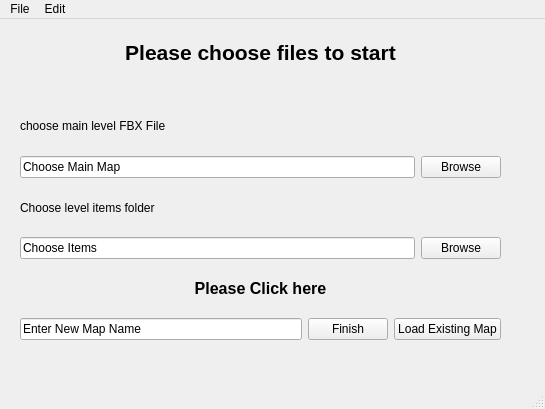
<?xml version="1.0" encoding="UTF-8"?>
<ui version="4.0">
 <class>MainWindow</class>
 <widget class="QMainWindow" name="MainWindow">
  <property name="geometry">
   <rect>
    <x>0</x>
    <y>0</y>
    <width>545</width>
    <height>409</height>
   </rect>
  </property>
  <property name="windowTitle">
   <string>MainWindow</string>
  </property>
  <widget class="QWidget" name="centralwidget">
   <widget class="QWidget" name="verticalLayoutWidget">
    <property name="geometry">
     <rect>
      <x>20</x>
      <y>10</y>
      <width>481</width>
      <height>311</height>
     </rect>
    </property>
    <layout class="QVBoxLayout" name="verticalLayout">
     <item>
      <widget class="QLabel" name="label">
       <property name="text">
        <string>&lt;html&gt;&lt;head/&gt;&lt;body&gt;&lt;p align=&quot;center&quot;&gt;&lt;span style=&quot; font-size:16pt; font-weight:600;&quot;&gt;Please choose files to start&lt;/span&gt;&lt;/p&gt;&lt;/body&gt;&lt;/html&gt;</string>
       </property>
      </widget>
     </item>
     <item>
      <spacer name="horizontalSpacer">
       <property name="orientation">
        <enum>Qt::Horizontal</enum>
       </property>
       <property name="sizeHint" stdset="0">
        <size>
         <width>40</width>
         <height>20</height>
        </size>
       </property>
      </spacer>
     </item>
     <item>
      <widget class="QLabel" name="label_2">
       <property name="text">
        <string>choose main level FBX File</string>
       </property>
      </widget>
     </item>
     <item>
      <layout class="QHBoxLayout" name="horizontalLayout">
       <item>
        <widget class="QLineEdit" name="lineEdit">
         <property name="text">
          <string>Choose Main Map</string>
         </property>
        </widget>
       </item>
       <item>
        <widget class="QPushButton" name="pushButton">
         <property name="text">
          <string>Browse</string>
         </property>
        </widget>
       </item>
      </layout>
     </item>
     <item>
      <widget class="QLabel" name="label_3">
       <property name="text">
        <string>Choose level items folder</string>
       </property>
      </widget>
     </item>
     <item>
      <layout class="QHBoxLayout" name="horizontalLayout_2">
       <item>
        <widget class="QLineEdit" name="directoryTextField">
         <property name="text">
          <string>Choose Items</string>
         </property>
        </widget>
       </item>
       <item>
        <widget class="QPushButton" name="browseItemsButton">
         <property name="text">
          <string>Browse</string>
         </property>
        </widget>
       </item>
      </layout>
     </item>
     <item>
      <widget class="QLabel" name="messageLabel">
       <property name="text">
        <string>&lt;html&gt;&lt;head/&gt;&lt;body&gt;&lt;p align=&quot;center&quot;&gt;&lt;span style=&quot; font-size:12pt; font-weight:600;&quot;&gt;Please Click here&lt;/span&gt;&lt;/p&gt;&lt;/body&gt;&lt;/html&gt;</string>
       </property>
      </widget>
     </item>
     <item>
      <layout class="QHBoxLayout" name="horizontalLayout_3">
       <item>
        <widget class="QLineEdit" name="nameTextField">
         <property name="text">
          <string>Enter New Map Name</string>
         </property>
        </widget>
       </item>
       <item>
        <layout class="QVBoxLayout" name="verticalLayout_2"/>
       </item>
       <item>
        <widget class="QPushButton" name="finishButton">
         <property name="text">
          <string>Finish</string>
         </property>
        </widget>
       </item>
       <item>
        <widget class="QPushButton" name="loadExisting">
         <property name="text">
          <string>Load Existing Map</string>
         </property>
        </widget>
       </item>
      </layout>
     </item>
    </layout>
   </widget>
  </widget>
  <widget class="QMenuBar" name="menubar">
   <property name="geometry">
    <rect>
     <x>0</x>
     <y>0</y>
     <width>545</width>
     <height>21</height>
    </rect>
   </property>
   <widget class="QMenu" name="menuFile">
    <property name="title">
     <string>File</string>
    </property>
    <addaction name="actionNew"/>
    <addaction name="actionOpen"/>
    <addaction name="actionSave_As"/>
    <addaction name="actionExit"/>
   </widget>
   <widget class="QMenu" name="menuEdit">
    <property name="title">
     <string>Edit</string>
    </property>
    <addaction name="actionCopy"/>
    <addaction name="actionPaste"/>
    <addaction name="actionCut"/>
    <addaction name="actionUndo"/>
    <addaction name="actionRedo"/>
   </widget>
   <addaction name="menuFile"/>
   <addaction name="menuEdit"/>
  </widget>
  <widget class="QStatusBar" name="statusbar"/>
  <action name="actionNew">
   <property name="text">
    <string>New</string>
   </property>
  </action>
  <action name="actionOpen">
   <property name="text">
    <string>Open</string>
   </property>
  </action>
  <action name="actionSave_As">
   <property name="text">
    <string>Save As</string>
   </property>
  </action>
  <action name="actionExit">
   <property name="text">
    <string>Exit</string>
   </property>
  </action>
  <action name="actionCopy">
   <property name="text">
    <string>Copy</string>
   </property>
  </action>
  <action name="actionPaste">
   <property name="text">
    <string>Paste</string>
   </property>
  </action>
  <action name="actionCut">
   <property name="text">
    <string>Cut</string>
   </property>
  </action>
  <action name="actionUndo">
   <property name="text">
    <string>Undo</string>
   </property>
  </action>
  <action name="actionRedo">
   <property name="text">
    <string>Redo</string>
   </property>
  </action>
 </widget>
 <resources/>
 <connections/>
</ui>
